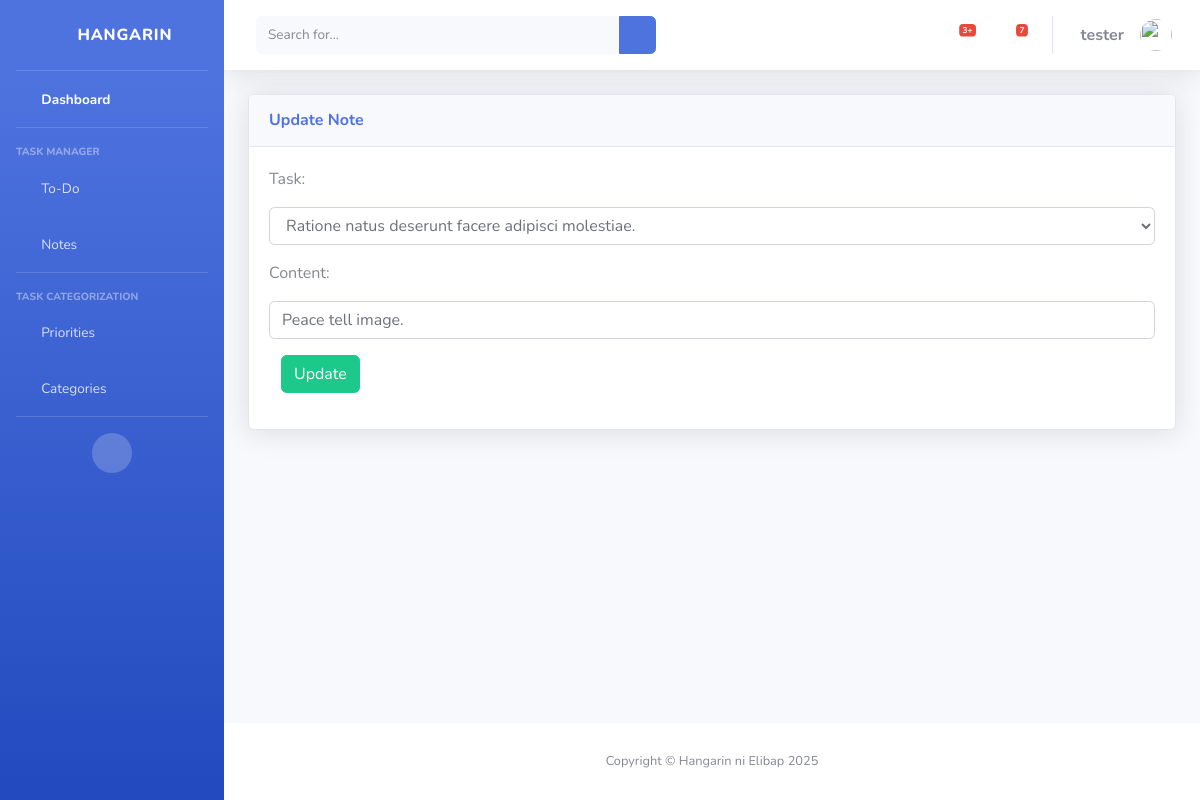
The page /note_list/11 (signed in) on the database its author committed.
### taskmanager/models.py (models this page shows, shortened)
class BaseModel(models.Model):
    created_at = models.DateTimeField(auto_now_add=True, db_index=True)
    updated_at = models.DateTimeField(auto_now=True)
    class Meta:
        abstract = True

class Note(BaseModel):
    task = models.ForeignKey(Task, on_delete=models.CASCADE)
    content = models.CharField(max_length=150)

### taskmanager/views.py (the view)
# urls.py: path('note_list/<pk>', NoteUpdateView.as_view(), name='note-update'),
class NoteUpdateView(LoginRequiredMixin, UpdateView):
    model = Note
    form_class = NoteForm
    template_name = 'note_form.html'
    success_url = reverse_lazy('note-list')

### taskmanager/forms.py
class NoteForm(ModelForm):
    class Meta:
        model = Note
        fields = "__all__"

### taskmanager/models.py (called while the page is built)
    def __str__(self):
        return self.title

### templates/note_form.html
{% extends 'base.html' %} {% load static %} {% block content %}
<div class="content">
    <div class="container-fluid">
        <div class="row">
            <div class="col-md-12">
                <div class="card shadow mb-4">
                    <div class="card-header py-3">
                        <h6 class="m-0 font-weight-bold text-primary">{% if object %}Update Note {% else %}Add New Note</h6>  {% endif %}
                    </div>
                    <div class="card-body">
                        <div class="table-responsive">
                            <form class="" action="" method="post" novalidate>
                            {% csrf_token %} {% include 'includes/form.html' %}
                                <div class="form-group">
                                    <div class="col-md-12 col-sm-3">
                                        <button type="submit" class="btn btn-primary btn-rounded btn-success">{% if object %}Update {% else %}Add</button>  {% endif %}
                                    </div>
                                </div>
                            </form>
                        </div>
                    </div>
                </div>
            </div>
        </div>
    </div>
</div>
{% endblock %}

### templates/base.html (shortened to what this page needs)
{% load static %}
{% load pwa %}
<!DOCTYPE html>
<html lang="en">
<head>
    <link rel="stylesheet" href="{% static 'css/sb-admin-2.min.css' %}">
    <link href="{% static 'vendor/fontawesome-free/css/all.min.css' %}" rel="stylesheet" type="text/css">
</head>
<body id="page-top">
    <div id="wrapper">
        <ul class="navbar-nav bg-gradient-primary sidebar sidebar-dark accordion" id="accordionSidebar">
            <a class="sidebar-brand d-flex align-items-center justify-content-center" href="{% url 'home' %}">
                <div class="sidebar-brand-icon rotate-n-15">
                    <i class="fas fa-clipboard-list"></i>
                </div>
                <div class="sidebar-brand-text mx-3">Hangarin</div>
            </a>
            <hr class="sidebar-divider my-0">
            <li class="nav-item active">
                <a class="nav-link" href="{% url 'home' %}">
                    <i class="fas fa-fw fa-tachometer-alt"></i>
                    <span>Dashboard</span></a>
            </li>
            <hr class="sidebar-divider">
            <div class="sidebar-heading">
                Task Manager
            </div>
            <li class="nav-item">
                <a class="nav-link collapsed" href="#" data-toggle="collapse" data-target="#collapseUtilities"
                    aria-expanded="true" aria-controls="collapseUtilities">
                    <i class="fas fa-fw fa-clipboard-list"></i>
                    <span>To-Do</span>
                </a>
            </li>
            <li class="nav-item">
                <a class="nav-link" href="{% url 'note-list' %}">
                    <i class="fas fa-fw fa-comments"></i>
                    <span>Notes</span></a>
            </li>
            <hr class="sidebar-divider">
            <div class="sidebar-heading">
                Task Categorization
            </div>
            <li class="nav-item">
                <a class="nav-link" href="{% url 'priority-list' %}">
                    <i class="fas fa-fw fa-calendar"></i>
                    <span>Priorities</span></a>
            </li>
            <li class="nav-item">
                <a class="nav-link" href="{% url 'category-list' %}">
                    <i class="fas fa-fw fa-folder"></i>
                    <span>Categories</span></a>
            </li>
            <hr class="sidebar-divider d-none d-md-block">
            <div class="text-center d-none d-md-inline">
                <button class="rounded-circle border-0" id="sidebarToggle"></button>
            </div>
        </ul>
        <div id="content-wrapper" class="d-flex flex-column">
            <div id="content">
                <nav class="navbar navbar-expand navbar-light bg-white topbar mb-4 static-top shadow">
                    <form
                        class="d-none d-sm-inline-block form-inline mr-auto ml-md-3 my-2 my-md-0 mw-100 navbar-search">
                        <div class="input-group">
                            <input type="text" class="form-control bg-light border-0 small" placeholder="Search for..."
                                aria-label="Search" aria-describedby="basic-addon2">
                            <div class="input-group-append">
                                <button class="btn btn-primary" type="button">
                                    <i class="fas fa-search fa-sm"></i>
                                </button>
                            </div>
                        </div>
                    </form>
                    <ul class="navbar-nav ml-auto">
                        <li class="nav-item dropdown no-arrow mx-1">
                            <a class="nav-link dropdown-toggle" href="#" id="alertsDropdown" role="button"
                                data-toggle="dropdown" aria-haspopup="true" aria-expanded="false">
                                <i class="fas fa-bell fa-fw"></i>
                                <span class="badge badge-danger badge-counter">3+</span>
                            </a>
                        </li>
                        <li class="nav-item dropdown no-arrow mx-1">
                            <a class="nav-link dropdown-toggle" href="#" id="messagesDropdown" role="button"
                                data-toggle="dropdown" aria-haspopup="true" aria-expanded="false">
                                <i class="fas fa-envelope fa-fw"></i>
                                <span class="badge badge-danger badge-counter">7</span>
                            </a>
                        </li>
                        <li class="nav-item dropdown no-arrow">
                            <a class="nav-link dropdown-toggle" href="#" id="userDropdown" role="button"
                                data-toggle="dropdown" aria-haspopup="true" aria-expanded="false">
                                <span class="mr-3 d-none d-lg-inline text-gray-600"><b>{{ request.user.username }}</b></span>
                                <img class="img-profile rounded-circle"
                                    src="{% static 'img/undraw_profile.svg'%}">
                            </a>
                        </li>
                    </ul>
                </nav>
                {% block content %}
                {% endblock %}
            </div>
            <footer class="sticky-footer bg-white">
                <div class="container my-auto">
                    <div class="copyright text-center my-auto">
                        <span>Copyright &copy; Hangarin ni Elibap 2025</span>
                    </div>
                </div>
            </footer>
        </div>
    </div>
</body>
</html>

### templates/includes/form.html (shortened to what this page needs)
{% load widget_tweaks %}
{% for field in form %}
<div class="field item form-group">
    <label>{{ field.label_tag }}</label>
    <div class="form-group">
        {% render_field field class="form-control" %}
    </div>
</div>
{% endfor %}

### rows shown on the page
Note: task "Ratione natus deserunt facere adipisci molestiae." "Peace tell image."

### other values the page prints
{{ request.user.username }} "tester"
{{ field.label_tag }} "Task:" "Content:"
